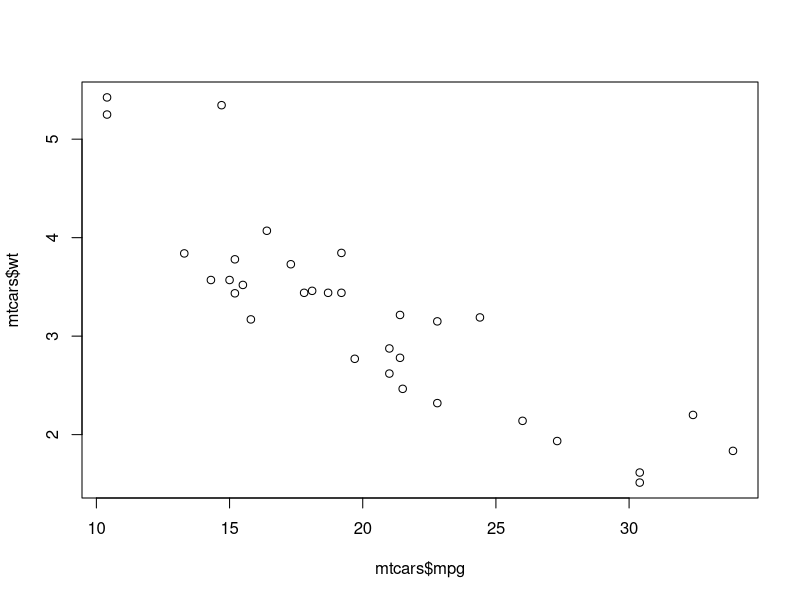
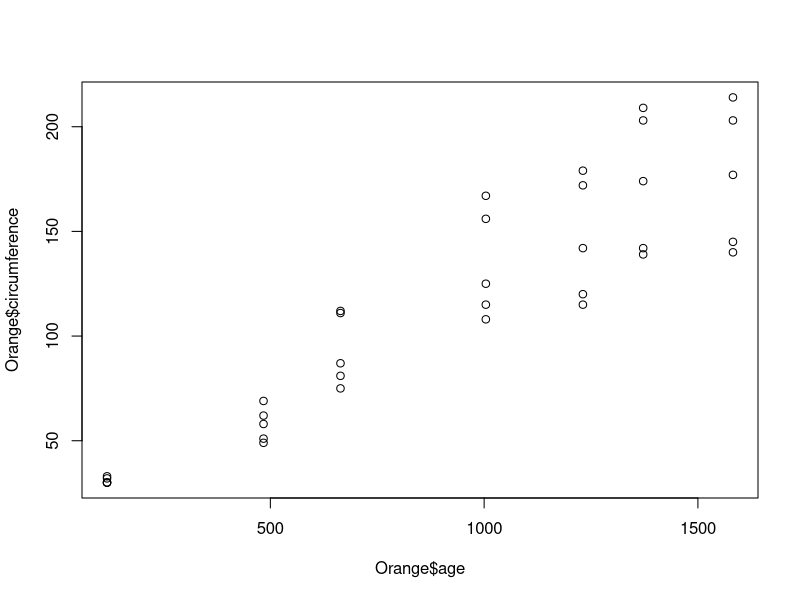
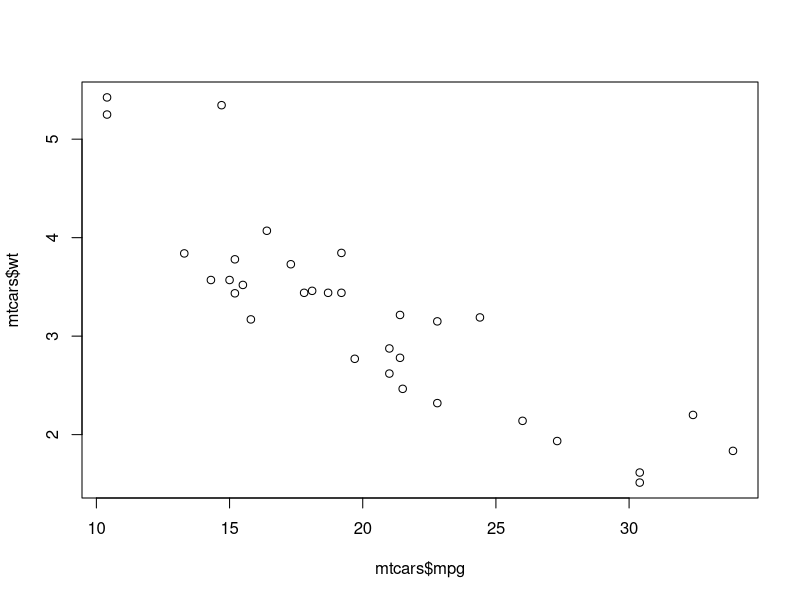
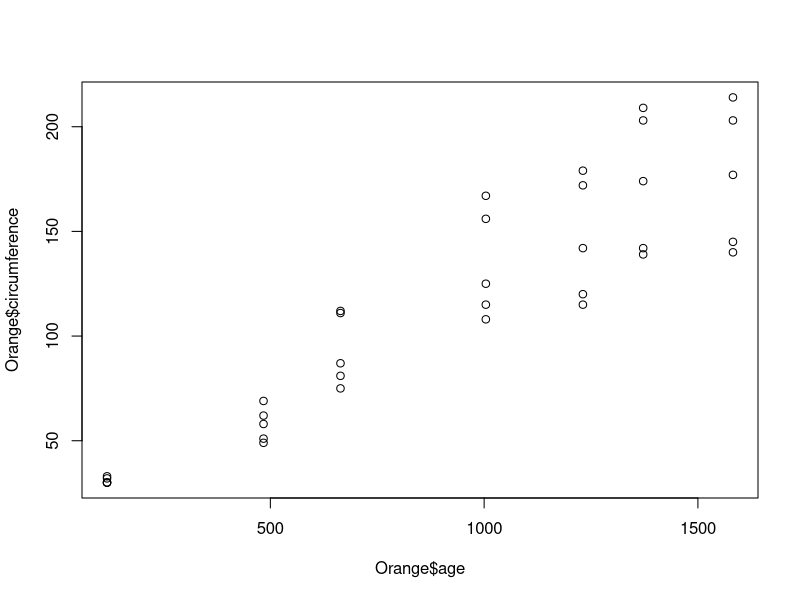

The R source for these figures, in order:
## ---- chunk 1
#| label: fig-popdata-flowchart
#| fig-cap: "Example information pipelines for two theoretical trip-based models, one using aggregate data and another using a synthetic population."
#| fig-scap: "Example information pipelines for aggregate data and synthetic population."
#| fig-subcap: 
#|   - "Aggregate data"
#|   - "Synthetic population"
#| layout-ncol: 2

plot(mtcars$mpg, mtcars$wt)

plot(Orange$age, Orange$circumference)
## ---- chunk 2
#| label: fig-tours-trips-example
#| fig-cap: "Example travel pattern for an individual in both a trip-based microsimulation model and an ABM."
#| fig-subcap: 
#|   - "Trip-based microsimulation"
#|   - "Activity (tour)-based"
#| layout-ncol: 2

plot(mtcars$mpg, mtcars$wt)

plot(Orange$age, Orange$circumference)
